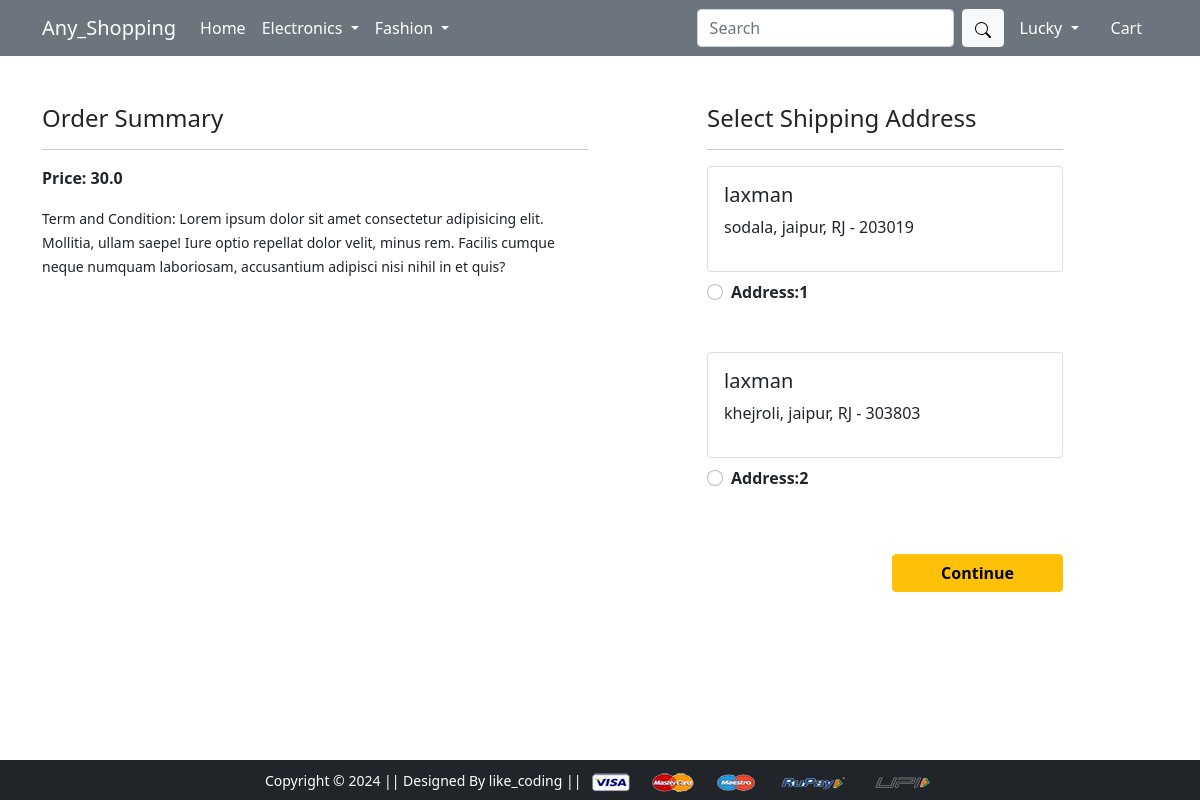
/checkout/ (signed in), run on an earlier commit of the app's database.
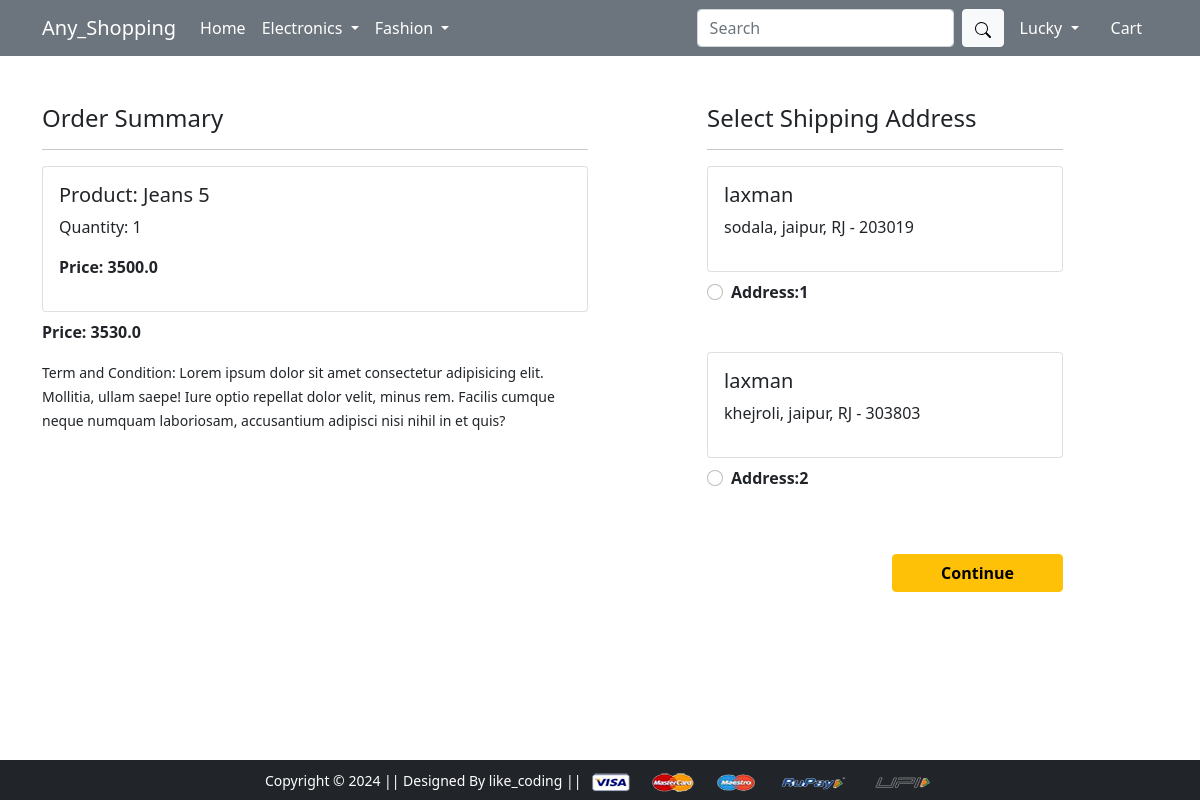
And on a later commit of the database.
### app/models.py (models this page shows, shortened)
class Customer(models.Model):
    user = models.ForeignKey(User, on_delete= models.CASCADE)
    name = models.CharField(max_length=121)
    locality = models.CharField(max_length=121)
    city = models.CharField(max_length=50)
    zipcode = models.IntegerField()
    state = models.CharField(choices=STATE_CHOICES , max_length=50)

class Cart(models.Model):
    user = models.ForeignKey(User , on_delete=models.CASCADE)
    product = models.ForeignKey(Product , on_delete=models.CASCADE)
    quantity = models.PositiveIntegerField(default=1)
    @property
    def total_cost(self):
        return self.quantity * self.product.discounted_price

class Product(models.Model):
    title = models.CharField(max_length=121)
    selling_price = models.FloatField()
    discounted_price = models.FloatField()
    description = models.TextField()
    brand = models.CharField(max_length=121)
    category = models.CharField(choices=CATEGORY_CHOICES,max_length=121)
    product_image = models.ImageField(upload_to='productimg')

### app/views.py (the view)
# urls.py: path('checkout/', views.checkout, name='checkout'),
@login_required
def checkout(request):
 user = request.user
 add = Customer.objects.filter(user=user)
 product_id = request.GET.get("prod_id")
 cart_item = Cart.objects.filter(user=user)
 amount = 0.0
 shipping_amount = 30.0
 total_amount = 0.0
 if cart_item:
  for p in cart_item:
   temp_amount =(p.quantity * p.product.discounted_price)
   amount += temp_amount
 total_amount = amount +shipping_amount
 return render(request, 'app/checkout.html',locals())

### app/templates/app/checkout.html (shortened to what this page needs)
{% extends 'app/base.html' %}
{% load static %}
{% block main-content %}
<div class="container">
  <div class="row mt-5">
    <div class="col-sm-6">
      <h4>Order Summary</h4>
      <hr>
      {% for item in cart_item %}
      <div class="card mb-2">
        <div class="card-body">
          <h5>Product: {{item.product.title}}</h5>
          <p>Quantity: {{item.quantity}}</p>
          <p class="fw-bold">Price: {{item.total_cost}}</p>
        </div>
      </div>
      {% endfor %}
      <p class="fw-bold">Price: {{total_amount}}</p>
      <small>Term and Condition: Lorem ipsum dolor sit amet consectetur adipisicing elit. Mollitia, ullam saepe! Iure
        optio repellat dolor velit, minus rem. Facilis cumque neque numquam laboriosam, accusantium adipisci nisi nihil
        in et quis?</small>
    </div>
    <div class="col-sm-4 offset-sm-1">
      <h4>Select Shipping Address</h4>
      <hr>
      <form action="/paymentdone">
        {% for ad in add %}
        <div class="card">
          <div class="card-body">
            <h5>{{ad.name}}</h5>
            <p>{{ad.locality}}, {{ad.city}}, {{ad.state}} - {{ad.zipcode}}</p>
          </div>
        </div>
        <div class="form-check mt-2 mb-5">
          <input class="form-check-input" type="radio" value="{{ad.id}}" name="custid" id="custid{{forloop.counter}}">
          <label class="form-check-label fw-bold" for="custid{{forloop.counter}}">
            Address:{{forloop.counter}} </label>
        </div>
        {% endfor %}
        <div class="text-end">
          <button type="submit" class="btn btn-warning mt-3 px-5 fw-bold">Continue</button>
        </div>
      </form>
    </div>
  </div>
</div>
{% endblock main-content %}

What changed in the data, as far as the page shows it:
added Cart: product "Jeans 5", quantity "1", total_cost "3500.0"
Also different on the page:
{{ total_amount }}: "30.0" → "3530.0"
